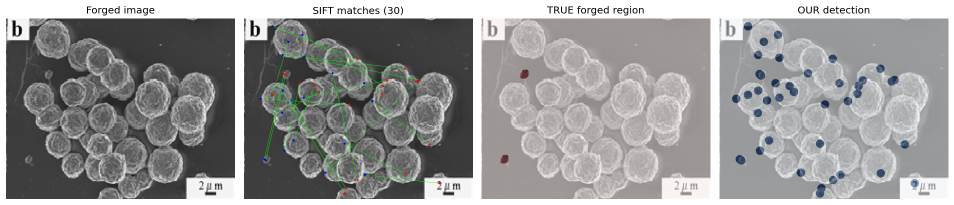
#> input picture crawl1/crawl1_result_10.png, 1907 x 410 px, given in place of 3678.png, which was not available (shown at 1/2 size)
$ python crawl1.py
#> lines starting #> are read from the running program, lines starting #| are printed output that depends on the picture; after the words box and inside, x2 and y2 are one past the last pixel; in counts of white or black regions, pixels touching at a corner belong together; pictures that were not available may be replaced by others from this repository, and a replacement may not be noted
"""
crawl1.py  —  First step: find a copy-move forgery in ONE image using SIFT.

WHAT THIS DOES (in plain words):
  1. Loads one FORGED blot image.
  2. Uses SIFT to drop "pins" on distinctive spots and describe each one.
  3. Matches pins to OTHER pins in the SAME image that look nearly identical.
     -> Those matches are the copy<->paste fingerprint of a forgery.
  4. Draws lines connecting the matched (duplicated) spots.
  5. Loads the ground-truth mask (.npy) and shows how much our detection
     overlapped the real forged region.

RUN IT:
  python crawl1.py

If your folders are laid out like:
  forgery-detection/
    dataset/
      train_images/forged/414.png
      train_masks/414.npy
    craw1/crawl1.py   <-- this file lives here

...then the default paths below should just work. If not, edit the 3 lines
under "----- EDIT THESE IF NEEDED -----".
"""

import os
import cv2
import numpy as np
import matplotlib.pyplot as plt


# ----- EDIT THESE IF NEEDED -----
# Path from THIS script's folder up to the dataset. ".." means "go up one level".
IMAGE_NUMBER = "3678"                       # which image to test
FORGED_DIR   = os.path.join("..", "dataset", "train_images", "forged")
MASK_DIR     = os.path.join("..", "dataset", "train_masks")
# --------------------------------


def load_image(path):
    """Load an image in grayscale. SIFT works on intensity, not color."""
    img = cv2.imread(path, cv2.IMREAD_GRAYSCALE)
    if img is None:
        raise FileNotFoundError(
            f"Could not read image at: {path}\n"
            f"   -> Check the filename/extension and that the path is right."
        )
    return img


def load_mask(path, target_shape):
    """
    Load the .npy ground-truth mask. Shape in the dataset is (1, H, W) with
    values {0,1}. We squeeze it to (H, W) and, if needed, resize to match
    the image so we can overlay them.
    """
    if not os.path.exists(path):
        print(f"[note] No mask found at {path} (that's expected for authentic images).")
        return None
    mask = np.load(path, allow_pickle=True)
    mask = np.squeeze(mask)                 # (1,H,W) -> (H,W)
    mask = (mask > 0).astype(np.uint8)      # force to clean 0/1
    if mask.shape != target_shape:
        mask = cv2.resize(mask, (target_shape[1], target_shape[0]),
                          interpolation=cv2.INTER_NEAREST)
    return mask


def find_copymove_matches(img, ratio=0.75, min_pixel_dist=10):
    """
    The heart of it.
      - SIFT finds keypoints + descriptors.
      - We match each descriptor to its 2 nearest neighbors AMONG THE SAME
        image's descriptors (self-matching).
      - Lowe's ratio test keeps only confident matches.
      - We throw away matches between a point and itself / its neighbor
        (min_pixel_dist), so we only keep pairs that are FAR APART in space
        but LOOK the same  ->  the signature of copy-move.
    Returns the keypoints and the list of good (i, j) index pairs.
    """
    sift = cv2.SIFT_create()
    kp, des = sift.detectAndCompute(img, None)

    if des is None or len(kp) < 2:
        print("[warn] SIFT found too few keypoints. This image may be too smooth.")
        return kp, []

    # Match descriptors against themselves. k=3 because the closest match to
    # any point is itself; we want the next-closest OTHER points.
    bf = cv2.BFMatcher(cv2.NORM_L2)
    matches = bf.knnMatch(des, des, k=3)

    good = []
    for m_group in matches:
        if len(m_group) < 3:
            continue
        # m_group[0] is the point matching itself (distance ~0). Skip it.
        # Compare the 2nd and 3rd nearest (the real "other" candidates).
        first, second = m_group[1], m_group[2]
        # Lowe's ratio test: keep only if the best "other" match is clearly
        # better than the runner-up (a confident, distinctive match).
        if first.distance < ratio * second.distance:
            pi = kp[first.queryIdx].pt
            pj = kp[first.trainIdx].pt
            spatial_dist = np.hypot(pi[0] - pj[0], pi[1] - pj[1])
            if spatial_dist > min_pixel_dist:
                good.append((first.queryIdx, first.trainIdx))

    return kp, good


def draw_matches(img, kp, pairs):
    """Draw lines connecting each duplicated spot to its twin."""
    canvas = cv2.cvtColor(img, cv2.COLOR_GRAY2BGR)
    for i, j in pairs:
        p1 = tuple(map(int, kp[i].pt))
        p2 = tuple(map(int, kp[j].pt))
        cv2.line(canvas, p1, p2, (0, 255, 0), 1)
        cv2.circle(canvas, p1, 3, (0, 0, 255), -1)
        cv2.circle(canvas, p2, 3, (255, 0, 0), -1)
    return canvas


def predicted_mask_from_pairs(kp, pairs, shape, radius=12):
    """
    Turn the matched points into a rough predicted forgery mask by painting
    filled circles around every matched keypoint. Crude on purpose — this is
    the baseline we'll improve later.
    """
    pred = np.zeros(shape, dtype=np.uint8)
    for i, j in pairs:
        for idx in (i, j):
            x, y = map(int, kp[idx].pt)
            cv2.circle(pred, (x, y), radius, 1, -1)
    return pred


def overlap_score(pred, truth):
    """
    Intersection-over-Union (IoU) and a simple F1 between our predicted
    region and the true mask. These are the 'how right were we' numbers.
    """
    if truth is None:
        return None
    pred_b = pred.astype(bool)
    true_b = truth.astype(bool)
    inter = np.logical_and(pred_b, true_b).sum()
    union = np.logical_or(pred_b, true_b).sum()
    iou = inter / union if union > 0 else 0.0
    tp = inter
    fp = np.logical_and(pred_b, ~true_b).sum()
    fn = np.logical_and(~pred_b, true_b).sum()
    f1 = (2 * tp) / (2 * tp + fp + fn) if (2 * tp + fp + fn) > 0 else 0.0
    return {"IoU": iou, "F1": f1}


def main():
    img_path  = os.path.join(FORGED_DIR, f"{IMAGE_NUMBER}.png")
    mask_path = os.path.join(MASK_DIR,   f"{IMAGE_NUMBER}.npy")

    print(f"Loading forged image: {img_path}")
    img = load_image(img_path)
    print(f"   image shape: {img.shape}")
#|    image shape: (410, 1907)

    print("Running SIFT self-matching to find duplicated regions...")
    kp, pairs = find_copymove_matches(img)
#> in find_copymove_matches, `kp, des = sift.detectAndCompute(img, None)`: kp = 5113 keypoints; strongest (x, y, size): (175, 14, 1.9), (1138, 26, 1.9), (1138, 14, 1.9), (238, 25, 2.3)
#> in find_copymove_matches, `matches = bf.knnMatch(des, des, k=3)`: matches = 5113 matches
#> the loop in find_copymove_matches, `for m_group in matches:` made 5113 passes
#> (pi, pj, spatial_dist) on passes 2, 4, 5, 6, 7, 8, 9, 10, 12, 13, 15, 16: ((9.87, 222.6), (9.9, 318.7), 96.13), ((13.06, 60.09), (489.1, 60.09), 476), ((13.3, 68.82), (489.3, 68.82), 476), ((13.31, 198.2), (1440.3, 198.2), 1427), ((13.33, 49.89), (489.3, 49.89), 476), ((13.33, 49.89), (489.3, 49.89), 476), ((13.45, 38.67), (489.4, 38.67), 476), ((13.45, 38.67), (489.4, 38.67), 476), ((20.36, 389.2), (1891.1, 42.47), 1902.6), ((20.36, 389.2), (1891.1, 42.47), 1902.6), ((28, 44.39), (504, 44.39), 476), ((28, 44.39), (504, 44.39), 476)
#> pi on pass 109: (80.16, 228.9)
#> after the loop in find_copymove_matches, `for m_group in matches:`: good = 2682 pairs, first value 1 to 5112, second value 2 to 5112
#> pairs has the same summary as good in find_copymove_matches
    print(f"   SIFT keypoints: {len(kp)}")
#|    SIFT keypoints: 5113
    print(f"   suspicious duplicate matches found: {len(pairs)}")
#|    suspicious duplicate matches found: 2682

    truth = load_mask(mask_path, img.shape)
    pred  = predicted_mask_from_pairs(kp, pairs, img.shape)
#> the loop in predicted_mask_from_pairs, `for i, j in pairs:` made 2682 passes
#> (i, j) on passes 1 to 3: (1, 2), (3, 1772), (4, 1773)
#> after the loop in predicted_mask_from_pairs, `for i, j in pairs:`:
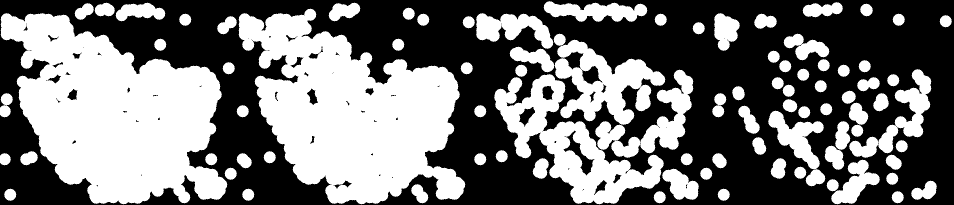
#> pred: shape (410, 1907) (shown at 1/2 size); values 0 (black) and 1 (white), 45.6% white; 87 white regions, largest, box (x1, y1, x2, y2) and area: (1, 26, 455, 409) 107671, (477, 17, 931, 409) 103419, (988, 148, 1328, 409) 29662

    scores = overlap_score(pred, truth)
    if scores is not None:
        print(f"\n=== HOW CLOSE DID WE GET (vs ground-truth mask) ===")
        print(f"   IoU: {scores['IoU']:.3f}   F1: {scores['F1']:.3f}")
        print(f"   (0 = missed it entirely, 1 = perfect. Expect low for now — that's fine.)")

    # ---- Show everything visually ----
    match_vis = draw_matches(img, kp, pairs)
#> the loop in draw_matches, `for i, j in pairs:` made 2682 passes
#> (i, j, p1, p2) on passes 1 to 3: (1, 2, (9, 222), (9, 318)), (3, 1772, (13, 60), (489, 60)), (4, 1773, (13, 68), (489, 68))
#> after the loop in draw_matches, `for i, j in pairs:`:
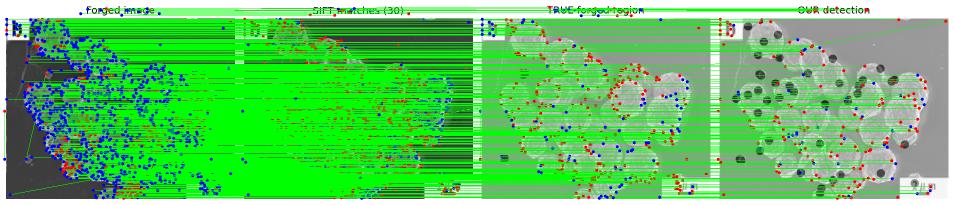
#> canvas: shape (410, 1907, 3) (shown at 1/2 size); mean B, G, R 98, 195.1, 95.3

    n_panels = 4 if truth is not None else 2
#> n_panels = 2
    plt.figure(figsize=(4 * n_panels, 4))

    plt.subplot(1, n_panels, 1)
    plt.title("Forged image")
    plt.imshow(img, cmap="gray")
    plt.axis("off")

    plt.subplot(1, n_panels, 2)
    plt.title(f"SIFT matches ({len(pairs)})")
    plt.imshow(cv2.cvtColor(match_vis, cv2.COLOR_BGR2RGB))
    plt.axis("off")

    if truth is not None:
        plt.subplot(1, n_panels, 3)
        plt.title("TRUE forged region")
        plt.imshow(img, cmap="gray")
        plt.imshow(truth, cmap="Reds", alpha=0.5)
        plt.axis("off")

        plt.subplot(1, n_panels, 4)
        plt.title("OUR detection")
        plt.imshow(img, cmap="gray")
        plt.imshow(pred, cmap="Blues", alpha=0.5)
        plt.axis("off")

    plt.tight_layout()
    out_path = f"crawl1_result_{IMAGE_NUMBER}.png"
    plt.savefig(out_path, dpi=120, bbox_inches="tight")
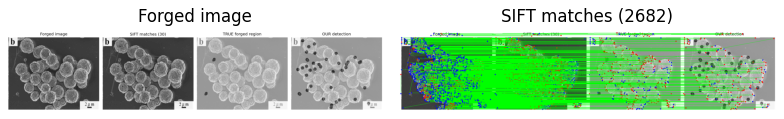
#> figure drawn by matplotlib, 2 panels
    print(f"\nSaved visualization to: {out_path}")
    plt.show()


if __name__ == "__main__":
    main()
